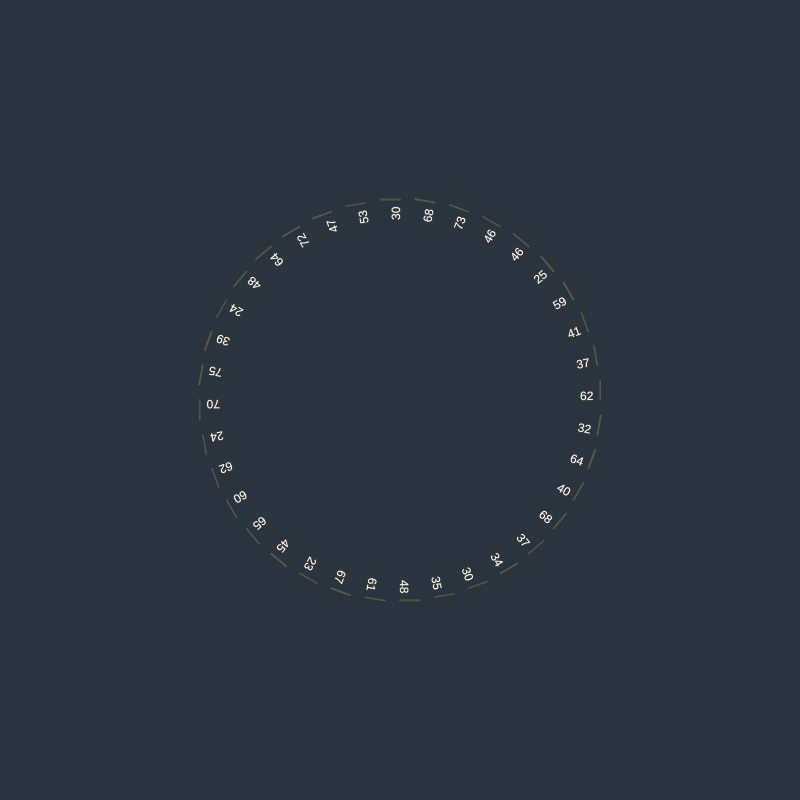
Frame 1 (no input)
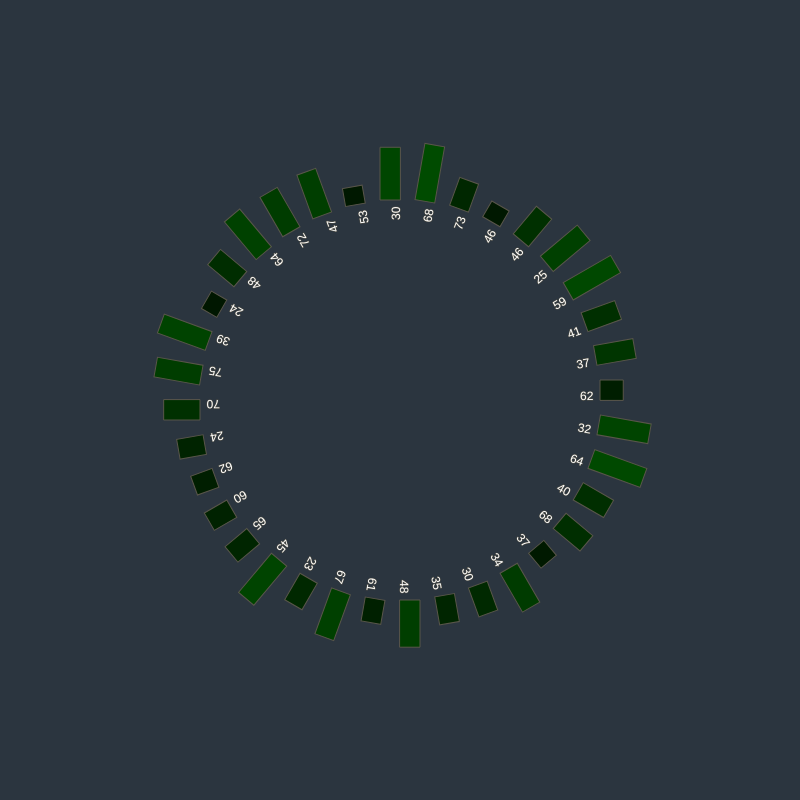
Frame 60 (no input)
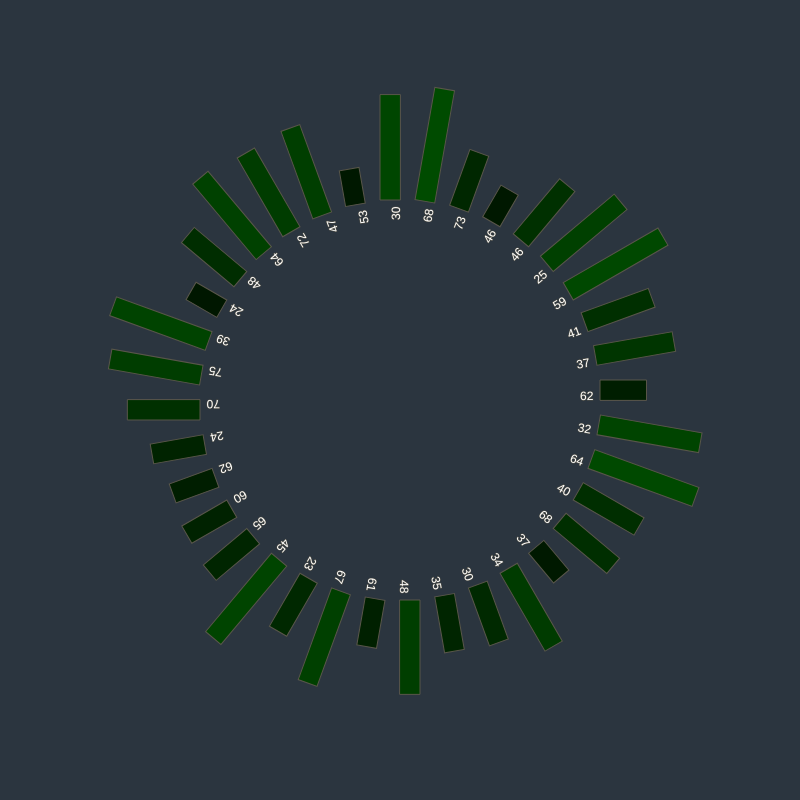
Frame 120 (the mouse pressed at the canvas centre since frame 60)

The p5.js sketch that drew these frames (run headless with seeded random() and noise() and a simulated clock; from frame 60 on, the mouse is pressed at the canvas centre):

// p5.js sketch
// ── sketch.js
var data = [];
var maxData;


function setup() {
  createCanvas(800, 800);
  angleMode(DEGREES);
  rectMode(BOTTOM);
  for (var i = 0; i < 36; i = i + 1) {
    var randomNumber = random(20, 80);
    data.push(randomNumber);
  }
  maxData = max(data);
}

function draw() {
  background(43, 53, 63);
  fill(139, 171, 203);
  stroke(89, 86, 74);

  var angleSeparation = 360 / data.length;
  var padding = 10;

  if (frameCount <= 400) {
    maxValue = constrain(frameCount * 2, 0, 400);
  } else {
    maxValue = 400;
  }
  var offset = 200;
  var dataMultiplier = (height/2-offset-padding) / maxData;

  for (var i = 0; i < data.length; i = i + 1) {
    push();
    var currentData = data[i];
    var finalHeight = currentData * dataMultiplier;
    var animatedHeight = map(maxValue, 0, 400, 0, finalHeight);
    translate(width / 2, height / 2);
    rotate(angleSeparation * i);
        fill(0,Math.floor(currentData),0);
    rect(0, offset, angleSeparation*2, animatedHeight);
    fill(255);
    text(Math.floor(currentData), offset-20, 0);
    pop();
  }


}
